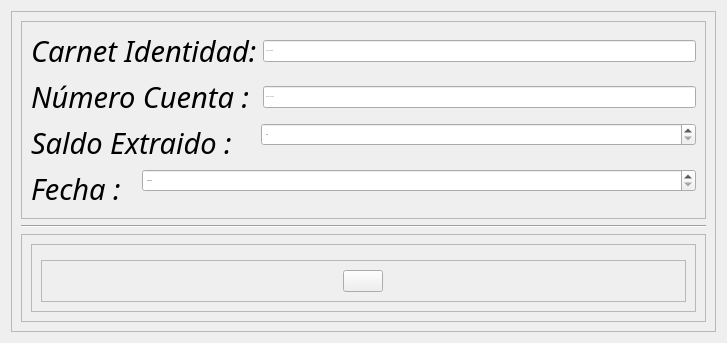
                  <widget class="QWidget" name="pagina_extraer_saldo">
                   <layout class="QVBoxLayout" name="verticalLayout_39">
                    <item>
                     <widget class="QFrame" name="frame_30">
                      <property name="frameShape">
                       <enum>QFrame::StyledPanel</enum>
                      </property>
                      <property name="frameShadow">
                       <enum>QFrame::Raised</enum>
                      </property>
                      <layout class="QVBoxLayout" name="verticalLayout_34">
                       <item>
                        <widget class="QFrame" name="frame_31">
                         <property name="frameShape">
                          <enum>QFrame::StyledPanel</enum>
                         </property>
                         <property name="frameShadow">
                          <enum>QFrame::Raised</enum>
                         </property>
                         <layout class="QVBoxLayout" name="verticalLayout_9">
                          <item>
                           <layout class="QVBoxLayout" name="verticalLayout_29">
                            <item>
                             <layout class="QHBoxLayout" name="horizontalLayout_27">
                              <item>
                               <widget class="QLabel" name="label_15">
                                <property name="font">
                                 <font>
                                  <family>Roboto Bk</family>
                                  <pointsize>22</pointsize>
                                  <weight>50</weight>
                                  <italic>true</italic>
                                  <bold>false</bold>
                                 </font>
                                </property>
                                <property name="cursor">
                                 <cursorShape>PointingHandCursor</cursorShape>
                                </property>
                                <property name="text">
                                 <string>Carnet Identidad:</string>
                                </property>
                               </widget>
                              </item>
                              <item>
                               <widget class="QLineEdit" name="seis_lineEdit_carnet">
                                <property name="font">
                                 <font>
                                  <pointsize>-1</pointsize>
                                 </font>
                                </property>
                                <property name="inputMask">
                                 <string/>
                                </property>
                                <property name="placeholderText">
                                 <string>Carnet Identidad :</string>
                                </property>
                                <property name="cursorMoveStyle">
                                 <enum>Qt::VisualMoveStyle</enum>
                                </property>
                               </widget>
                              </item>
                             </layout>
                            </item>
                            <item>
                             <layout class="QHBoxLayout" name="horizontalLayout_28">
                              <item>
                               <widget class="QLabel" name="label_25">
                                <property name="font">
                                 <font>
                                  <family>Roboto Bk</family>
                                  <pointsize>22</pointsize>
                                  <weight>50</weight>
                                  <italic>true</italic>
                                  <bold>false</bold>
                                 </font>
                                </property>
                                <property name="cursor">
                                 <cursorShape>PointingHandCursor</cursorShape>
                                </property>
                                <property name="text">
                                 <string>Número Cuenta : </string>
                                </property>
                               </widget>
                              </item>
                              <item>
                               <widget class="QLineEdit" name="seis_lineEdit_cuenta">
                                <property name="font">
                                 <font>
                                  <pointsize>-1</pointsize>
                                 </font>
                                </property>
                                <property name="inputMask">
                                 <string/>
                                </property>
                                <property name="placeholderText">
                                 <string>Número de cuenta :</string>
                                </property>
                                <property name="cursorMoveStyle">
                                 <enum>Qt::VisualMoveStyle</enum>
                                </property>
                               </widget>
                              </item>
                             </layout>
                            </item>
                            <item>
                             <layout class="QFormLayout" name="formLayout_5">
                              <item row="0" column="0">
                               <widget class="QLabel" name="label_26">
                                <property name="font">
                                 <font>
                                  <family>Roboto Bk</family>
                                  <pointsize>22</pointsize>
                                  <weight>50</weight>
                                  <italic>true</italic>
                                  <bold>false</bold>
                                 </font>
                                </property>
                                <property name="cursor">
                                 <cursorShape>PointingHandCursor</cursorShape>
                                </property>
                                <property name="text">
                                 <string>Saldo Extraido :   </string>
                                </property>
                               </widget>
                              </item>
                              <item row="0" column="1">
                               <widget class="QDoubleSpinBox" name="seis_lineEdit_extraido">
                                <property name="font">
                                 <font>
                                  <pointsize>-1</pointsize>
                                 </font>
                                </property>
                                <property name="maximum">
                                 <double>99999999.000000000000000</double>
                                </property>
                               </widget>
                              </item>
                             </layout>
                            </item>
                           </layout>
                          </item>
                          <item>
                           <layout class="QFormLayout" name="formLayout_7">
                            <item row="0" column="0">
                             <widget class="QLabel" name="label_13">
                              <property name="font">
                               <font>
                                <family>Roboto Bk</family>
                                <pointsize>22</pointsize>
                                <weight>50</weight>
                                <italic>true</italic>
                                <bold>false</bold>
                               </font>
                              </property>
                              <property name="cursor">
                               <cursorShape>PointingHandCursor</cursorShape>
                              </property>
                              <property name="text">
                               <string>Fecha :  </string>
                              </property>
                             </widget>
                            </item>
                            <item row="0" column="1">
                             <widget class="QDateEdit" name="seis_dateEdit">
                              <property name="font">
                               <font>
                                <pointsize>-1</pointsize>
                               </font>
                              </property>
                             </widget>
                            </item>
                           </layout>
                          </item>
                         </layout>
                        </widget>
                       </item>
                       <item>
                        <widget class="Line" name="line_5">
                         <property name="orientation">
                          <enum>Qt::Horizontal</enum>
                         </property>
                        </widget>
                       </item>
                       <item>
                        <widget class="QFrame" name="frame_32">
                         <property name="frameShape">
                          <enum>QFrame::StyledPanel</enum>
                         </property>
                         <property name="frameShadow">
                          <enum>QFrame::Raised</enum>
                         </property>
                         <layout class="QVBoxLayout" name="verticalLayout_37">
                          <item>
                           <widget class="QFrame" name="frame_33">
                            <property name="frameShape">
                             <enum>QFrame::StyledPanel</enum>
                            </property>
                            <property name="frameShadow">
                             <enum>QFrame::Raised</enum>
                            </property>
                            <layout class="QVBoxLayout" name="verticalLayout_38">
                             <item>
                              <widget class="QFrame" name="frame_34">
                               <property name="frameShape">
                                <enum>QFrame::StyledPanel</enum>
                               </property>
                               <property name="frameShadow">
                                <enum>QFrame::Raised</enum>
                               </property>
                              </widget>
                             </item>
                             <item>
                              <widget class="QFrame" name="frame_35">
                               <property name="frameShape">
                                <enum>QFrame::StyledPanel</enum>
                               </property>
                               <property name="frameShadow">
                                <enum>QFrame::Raised</enum>
                               </property>
                               <layout class="QHBoxLayout" name="horizontalLayout_30">
                                <item>
                                 <spacer name="horizontalSpacer_16">
                                  <property name="orientation">
                                   <enum>Qt::Horizontal</enum>
                                  </property>
                                  <property name="sizeHint" stdset="0">
                                   <size>
                                    <width>292</width>
                                    <height>20</height>
                                   </size>
                                  </property>
                                 </spacer>
                                </item>
                                <item>
                                 <widget class="QPushButton" name="pushButton_14">
                                  <property name="cursor">
                                   <cursorShape>PointingHandCursor</cursorShape>
                                  </property>
                                  <property name="styleSheet">
                                   <string notr="true"/>
                                  </property>
                                  <property name="text">
                                   <string/>
                                  </property>
                                  <property name="icon">
                                   <iconset resource="helpers.qrc">
                                    <normaloff>:/img (13).png</normaloff>:/img (13).png</iconset>
                                  </property>
                                  <property name="iconSize">
                                   <size>
                                    <width>70</width>
                                    <height>70</height>
                                   </size>
                                  </property>
                                 </widget>
                                </item>
                                <item>
                                 <spacer name="horizontalSpacer_17">
                                  <property name="orientation">
                                   <enum>Qt::Horizontal</enum>
                                  </property>
                                  <property name="sizeHint" stdset="0">
                                   <size>
                                    <width>293</width>
                                    <height>20</height>
                                   </size>
                                  </property>
                                 </spacer>
                                </item>
                               </layout>
                              </widget>
                             </item>
                            </layout>
                           </widget>
                          </item>
                         </layout>
                        </widget>
                       </item>
                      </layout>
                     </widget>
                    </item>
                   </layout>
                  </widget>
